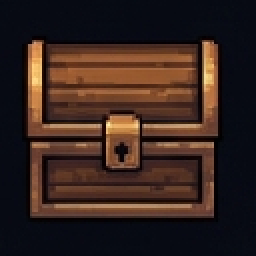
#> input picture Assets/Resources/Art/Tilesets/chest_gold.png, 128 x 128 px, given in place of spritesheet_characters.jpg, which was not available (shown 2 times larger)
$ python slice_assets.py
#> lines starting #> are read from the running program, lines starting #| are printed output that depends on the picture
import os
import shutil
from collections import deque
import numpy as np
from PIL import Image, ImageEnhance, ImageFilter, ImageDraw

RAW_DIR = r"D:\tlu\Game\assetsRaw"
PROJECT_DIR = r"D:\tlu\Game\Behind-the-hero"
RES_ART_DIR = os.path.join(PROJECT_DIR, "Assets", "Resources", "Art")
RES_AUDIO_DIR = os.path.join(PROJECT_DIR, "Assets", "Resources", "Audio")
PROJ_ART_DIR = os.path.join(PROJECT_DIR, "Assets", "_Project", "Art")

for d in [
    os.path.join(RES_ART_DIR, "Spritesheets"),
    os.path.join(RES_ART_DIR, "Tilesets"),
    os.path.join(RES_ART_DIR, "VFX"),
    os.path.join(RES_ART_DIR, "Portraits"),
    os.path.join(RES_ART_DIR, "Backgrounds"),
    os.path.join(RES_AUDIO_DIR, "BGM"),
    os.path.join(RES_AUDIO_DIR, "SFX"),
    os.path.join(PROJ_ART_DIR, "Spritesheets"),
    os.path.join(PROJ_ART_DIR, "Tilesets"),
    os.path.join(PROJ_ART_DIR, "VFX"),
    os.path.join(PROJ_ART_DIR, "Portraits"),
    os.path.join(PROJ_ART_DIR, "Backgrounds"),
]:
    os.makedirs(d, exist_ok=True)


# [5 lines left out: function save_both, not called in this run]


def flood_remove_grey_bg(arr_rgb: np.ndarray, tol: int = 26) -> Image.Image:
    """Removes uniform grey background from a cropped sprite cell using border flood-fill + neutral grey chroma key."""
    h, w, _ = arr_rgb.shape
    rgba = np.zeros((h, w, 4), dtype=np.uint8)
    rgba[:, :, :3] = arr_rgb
    rgba[:, :, 3] = 255

    # Estimate background color from border pixels
    border_pixels = np.concatenate([
        arr_rgb[0, :, :],
        arr_rgb[h - 1, :, :],
        arr_rgb[:, 0, :],
        arr_rgb[:, w - 1, :]
    ], axis=0)
    bg = np.median(border_pixels, axis=0).astype(int)

    diff_bg = np.abs(arr_rgb.astype(int) - bg).max(axis=2)
    # Also detect grid lines (grey ~90-145 with very low saturation)
    max_c = arr_rgb.max(axis=2).astype(int)
    min_c = arr_rgb.min(axis=2).astype(int)
    sat = max_c - min_c
    lum = arr_rgb.mean(axis=2)
    is_bg_like = (diff_bg <= tol) | ((sat <= 10) & (lum >= 85) & (lum <= 152))

    visited = np.zeros((h, w), dtype=bool)
    q = deque()
    for x in range(w):
        if is_bg_like[0, x]:
            visited[0, x] = True
            q.append((0, x))
        if is_bg_like[h - 1, x] and not visited[h - 1, x]:
            visited[h - 1, x] = True
            q.append((h - 1, x))
    for y in range(h):
        if is_bg_like[y, 0] and not visited[y, 0]:
            visited[y, 0] = True
            q.append((y, 0))
        if is_bg_like[y, w - 1] and not visited[y, w - 1]:
            visited[y, w - 1] = True
            q.append((y, w - 1))

    while q:
        cy, cx = q.popleft()
        rgba[cy, cx, 3] = 0
        for ny, nx in ((cy - 1, cx), (cy + 1, cx), (cy, cx - 1), (cy, cx + 1)):
            if 0 <= ny < h and 0 <= nx < w and not visited[ny, nx] and is_bg_like[ny, nx]:
                visited[ny, nx] = True
                q.append((ny, nx))

    return Image.fromarray(rgba, mode="RGBA")


def fit_in_cell(sprite_rgba: Image.Image, cell_size: int = 128, bottom_pad: int = 8) -> Image.Image:
    """Trims transparent space and centers the character horizontally, anchored near bottom of a 128x128 cell."""
    bbox = sprite_rgba.getbbox()
    canvas = Image.new("RGBA", (cell_size, cell_size), (0, 0, 0, 0))
    if not bbox:
        return canvas
    cropped = sprite_rgba.crop(bbox)
    cw, ch = cropped.size
    max_dim = cell_size - bottom_pad * 2
    if cw > max_dim or ch > max_dim:
        scale = min(max_dim / cw, max_dim / ch)
        nw = max(1, int(round(cw * scale)))
        nh = max(1, int(round(ch * scale)))
        cropped = cropped.resize((nw, nh), Image.Resampling.NEAREST)
        cw, ch = nw, nh
    ox = (cell_size - cw) // 2
    oy = cell_size - bottom_pad - ch
    canvas.paste(cropped, (ox, max(0, oy)), cropped)
    return canvas


# [57 lines left out: functions make_death_frames, build_unit_sheet, not called in this run]


# ==============================================================================
# 1. SLICE CHARACTERS (Wanderer, Eosphoros, Imp, Gargoyle)
# ==============================================================================
chars_im = np.array(Image.open(os.path.join(RAW_DIR, "spritesheet_characters.jpg")).convert("RGB"))

def slice_char_grid(row_a: int, row_b: int):
    # row_a has 4 idle + 4 attack/action; row_b has 4 idle-alt + 4 walk/run
#> called with row_a = 0, row_b = 1
    idle = []
    walk = []
    attack = []
    for c in range(4):
        cell_idle = chars_im[row_a*128 + 4 : (row_a+1)*128 - 4, c*128 + 4 : (c+1)*128 - 4]
        idle.append(fit_in_cell(flood_remove_grey_bg(cell_idle)))
#> this loop made 2 passes
#> (bg in flood_remove_grey_bg, bbox in fit_in_cell) on pass 1: ([7, 10, 19], (9, 16, 105, 105))
#> pass 1, in slice_char_grid, `cell_idle = chars_im[row_a*128 + 4 : (row_a+1)*128 - 4, c*128 + 4 : (c..`:
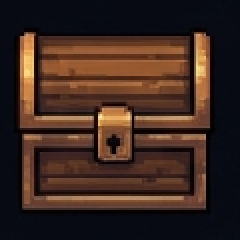
#> cell_idle: shape (120, 120, 3) (shown 2 times larger); mean R, G, B 61.2, 40.3, 32.5
#> pass 1, in flood_remove_grey_bg, `diff_bg = np.abs(arr_rgb.astype(int) - bg).max(axis=2)`:
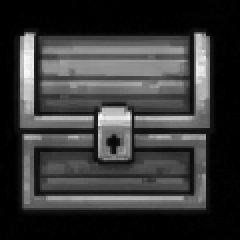
#> diff_bg: shape (120, 120) int64 (shown 2 times larger); min 0, max 248, mean 55.4
#> pass 1, in flood_remove_grey_bg, `min_c = arr_rgb.min(axis=2).astype(int)`:
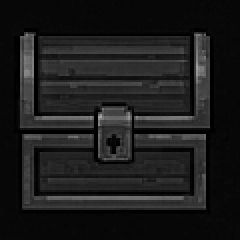
#> min_c: shape (120, 120) int64 (shown 2 times larger); min 0, max 166, mean 27.9
#> after the loop, idle = 1 item
    for c in range(4, 8):
        cell_atk = chars_im[row_a*128 + 4 : (row_a+1)*128 - 4, c*128 + 4 : (c+1)*128 - 4]
        cell_wlk = chars_im[row_b*128 + 4 : (row_b+1)*128 - 4, c*128 + 4 : (c+1)*128 - 4]
        attack.append(fit_in_cell(flood_remove_grey_bg(cell_atk)))
        walk.append(fit_in_cell(flood_remove_grey_bg(cell_wlk)))
    return idle, walk, attack

#> (the run stopped early here; a loop or call above may not have finished)

$ run again, on Assets/Resources/Art/Tilesets/chest_iron.png
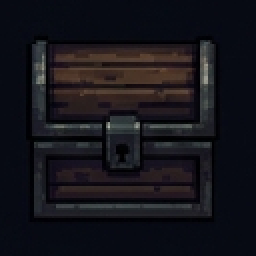
#> input picture Assets/Resources/Art/Tilesets/chest_iron.png, 128 x 128 px, given in place of spritesheet_characters.jpg, which was not available (shown 2 times larger)
#> the loop in slice_char_grid, `for c in range(4):` made 2 passes
#> (bg in flood_remove_grey_bg, bbox in fit_in_cell) on pass 1: ([7, 10, 19], (12, 16, 103, 104))
#> pass 1, in slice_char_grid, `cell_idle = chars_im[row_a*128 + 4 : (row_a+1)*128 - 4, c*128 + 4 : (c..`:
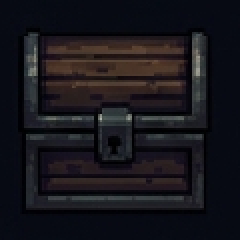
#> cell_idle: shape (120, 120, 3) (shown 2 times larger); mean R, G, B 23.4, 21.9, 27.3
#> pass 1, in flood_remove_grey_bg, `min_c = arr_rgb.min(axis=2).astype(int)`:
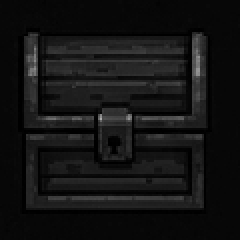
#> min_c: shape (120, 120) int64 (shown 2 times larger); min 0, max 173, mean 19.2
#> after the loop in slice_char_grid, `for c in range(4):`: idle = 1 item
